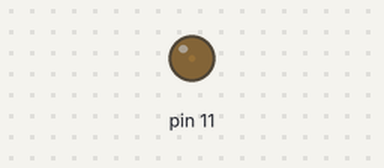
This sketch was run on a simulated Arduino Uno, built with avr-gcc and run on an emulated ATmega328P. Parts: output pins drawn as LEDs (lit = HIGH).

Above: at 0.05 s.
At 0.4 s:
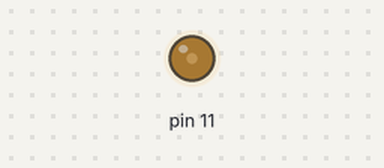
At 0.8 s:
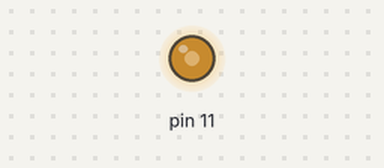
At 1.55 s:
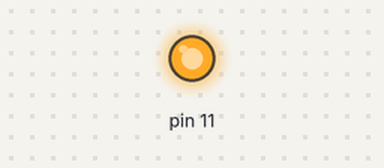
Timing chart, 0 to 3.6 s (numbered marks = the images above):
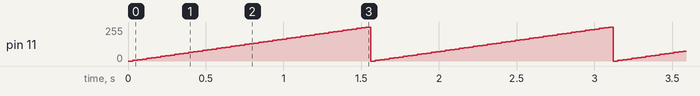

The sketch:

Arduino_Code.ino
```cpp
// C++ code
int i;
void setup(){
  pinMode(11, OUTPUT);
}
void loop(){
  for(i = 0;i <= 255;i += 5){
  analogWrite(11, i);
  delay(30); // Wait for 10 millisecond(s)
  }
}
```

Measured:
- by itself, pin 11: ramps from 0/255 to 255/255 and jumps back, once every 1.6 s
